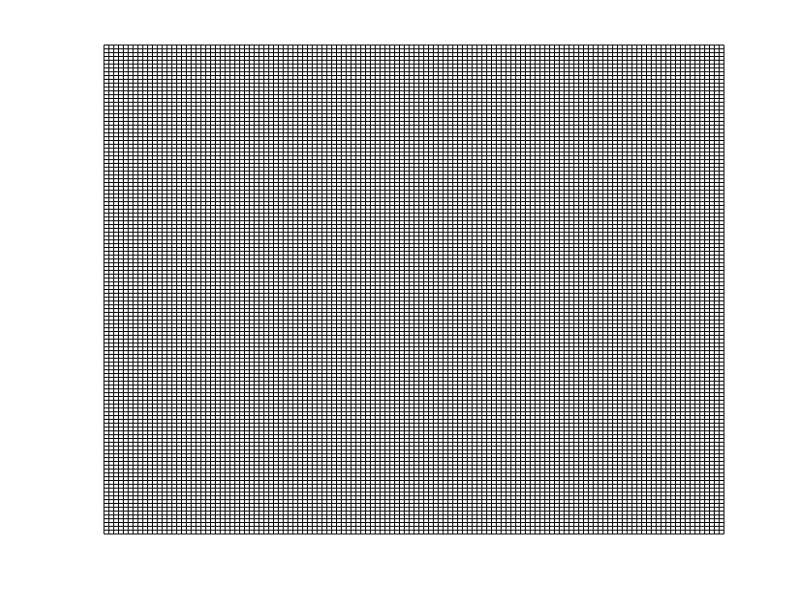

This figure's MATLAB source: (Note: this script raises an error after producing the figure.)
clc
clear
close all



% parameters
ax = 128; % grid number
iter_num = 2000;
Pp = 0.8; % pick up probability
Pd = 0.8; % drop down probability
AntNumber = 500; % ant number
obj_num_red = 100; % red object number
obj_num_blue = 100; % blue object number
obj_total = obj_num_red+obj_num_blue;

[X,Y]=meshgrid(0:ax);
figure; hold on;
h1 = plot(X,Y,'k');
h2 = plot(Y,X,'k');
axis off;
axis([0 ax 0 ax])
obj_array_red = [];
obj_array_blue = [];
ant_array = [];
j = 1;
t = 1;
DirectionMatrix = [-1 -1; 0 -1; 1 -1; -1 1; 0 1; 1 1;-1 0; 1 0];
DM = [-1 -1; 0 -1; 1 -1; -1 1; 0 1; 1 1;-1 0; 1 0];


%spreading objects
for i = 1:1:obj_total
    randx = randi([0 ax-1],1,1)+0.5;
    randy = randi([0 ax-1],1,1)+0.5;
    if i < obj_num_red+1
        % objects might overlap, ignore overlapping
        h3 = plot(randx,randy,'or');
         delete(h3)
        obj_array_red = [obj_array_red; randx,randy];
    else
        h4 = plot(randx,randy,'ob');
         delete(h4)
        obj_array_blue = [obj_array_blue; randx,randy];
    end
end
obj_array = [obj_array_red; obj_array_blue]; % all objects array

% placing ants
while j <= AntNumber 
    randx = randi([0 ax-1],1,1)+0.5;
    randy = randi([0 ax-1],1,1)+0.5;
    if any(obj_array(:,1) == randx) ~= 1 || any(obj_array(:,2) == randy) ~= 1
        h5 = plot(randx,randy,'*k');
        ant_array = [ant_array; randx,randy,0];
        j = j+1;
        delete(h5)
    end
end 


% main loop, clustering
while t <= iter_num
    for ii = 1:1:AntNumber
        if ant_array(ii,3) == 0 % unloaded ant
            if ismember(ant_array(ii,1:2),obj_array_red,'rows') == 1 % cell occupied by red
                % pick up red
                ant_array(ii,3) = 1;
                % delete corresponding red
                [decision, location] = ismember(ant_array(ii,1:2),obj_array_red,'rows');
                obj_array_red(location,:) = [];
            elseif ismember(ant_array(ii,1:2),obj_array_blue,'rows') == 1 % cell occupied by blue
                % pick up blue
                ant_array(ii,3) = -1;
                % delete corresponding blue
                [decision, location] = ismember(ant_array(ii,1:2),obj_array_blue,'rows');
                obj_array_blue(location,:) = [];
            end
        else % obviously loaded ant
            % 1 represents loaded by red, -1 represensts loaded by blue
            if ant_array(ii,3) == 1 && ismember(ant_array(1,1:2),obj_array_red,'rows') == 0 ...
                    && ismember(ant_array(1,1:2),obj_array_blue,'rows') == 0 && ...
                     (ismember(ant_array(ii,1:2)+DM(1,:),obj_array_red,'rows') == 1 || ...
                     ismember(ant_array(ii,1:2)+DM(2,:),obj_array_red,'rows') == 1 || ...
                     ismember(ant_array(ii,1:2)+DM(3,:),obj_array_red,'rows') == 1 || ...
                     ismember(ant_array(ii,1:2)+DM(4,:),obj_array_red,'rows') == 1 || ...
                     ismember(ant_array(ii,1:2)+DM(5,:),obj_array_red,'rows') == 1 || ...
                     ismember(ant_array(ii,1:2)+DM(6,:),obj_array_red,'rows') == 1 || ...
                     ismember(ant_array(ii,1:2)+DM(7,:),obj_array_red,'rows') == 1 || ...
                     ismember(ant_array(ii,1:2)+DM(8,:),obj_array_red,'rows') == 1)
                % ant loaded by red && cell empty --- done 
                % && red object nearby --- pending
                % drop down red
                ant_array(ii,3) = 0;
                % insert object in red
                obj_array_red = [obj_array_red; ant_array(ii,1:2)];
            elseif ant_array(ii,3) == -1 && ismember(ant_array(1,1:2),obj_array_red,'rows') == 0 ...
                    && ismember(ant_array(1,1:2),obj_array_blue,'rows') == 0 && ...
                    (ismember(ant_array(ii,1:2)+DM(1,:),obj_array_blue,'rows') == 1 || ...
                    ismember(ant_array(ii,1:2)+DM(2,:),obj_array_blue,'rows') == 1 || ...
                    ismember(ant_array(ii,1:2)+DM(3,:),obj_array_blue,'rows') == 1 || ...
                    ismember(ant_array(ii,1:2)+DM(4,:),obj_array_blue,'rows') == 1 || ...
                    ismember(ant_array(ii,1:2)+DM(5,:),obj_array_blue,'rows') == 1 || ...
                    ismember(ant_array(ii,1:2)+DM(6,:),obj_array_blue,'rows') == 1 || ...
                    ismember(ant_array(ii,1:2)+DM(7,:),obj_array_blue,'rows') == 1 || ...
                    ismember(ant_array(ii,1:2)+DM(8,:),obj_array_blue,'rows') == 1)
                % ant loaded by blue && cell empty --- done
                % && blue object nearby --- pending
                % drop down blue
                ant_array(ii,3) = 0;
                % insert object in blue
                obj_array_blue = [obj_array_blue; ant_array(ii,1:2)];
            end
        end
        
        randx = ant_array(ii,1) - 0.5;
        randy = ant_array(ii,2) - 0.5;
        
        randx = de2bi(randx); 
        randy = de2bi(randy);
        [k1,k2] = size(randx);
        [l1,l2] = size(randy);
        m = randi([1 7],1,1);
        n = randi([1 7],1,1);
        while k2 < 7 
            randx = [randx,0];
            k2 = k2+1;
        end
        while l2 < 7 
            randy = [randy,0];
            l2 = l2+1;
        end
        randx(1,m) = ~randx(1,m); 
        randy(1,n) = ~randy(1,n); 
        randx = binaryVectorToDecimal(randx,'LSBFirst')';
        randy = binaryVectorToDecimal(randy,'LSBFirst')';
        
        ant_array(ii,1) = randx + 0.5;
        ant_array(ii,2) = randy + 0.5;
        
       % move ant randomly to adjacent grid
       MoveStep = randi([1 8],1,1);  
       MoveDirection = DirectionMatrix(MoveStep,:);
       ant_temp = ant_array(ii,:); % copying current location of the ant
       ant_array(ii,1) = ant_array(ii,1) + MoveDirection(:, 1);
       ant_array(ii,2) = ant_array(ii,2) + MoveDirection(:, 2);
       while max(ant_array(ii,1:2)) >= ax || min(ant_array(ii,1:2)) <=0 % if ant goes outside grid do again
           ant_array(ii,:) = ant_temp;
           MoveStep = randi([1 8],1,1);  
           MoveDirection = DirectionMatrix(MoveStep,:);
           ant_array(ii,1) = ant_array(ii,1) + MoveDirection(:, 1);
           ant_array(ii,2) = ant_array(ii,2) + MoveDirection(:, 2);
           % ant's might overlap, ignore overlapping
       end
       
    end
    delete(h3)
    delete(h4)
    delete(h5)
    h3 = plot(obj_array_red(:,1),obj_array_red(:,2),'or');
    h4 = plot(obj_array_blue(:,1),obj_array_blue(:,2),'ob');
    h5 = plot(ant_array(:,1),ant_array(:,2),'*k');
    drawnow;
%     F(t) = getframe(gcf);
%     pause(0.001);
    t = t+1;
end

% video = VideoWriter('Vid','MPEG-4');
% video.FrameRate = 60;
% open(video)
% writeVideo(video,F);
% close(video)






